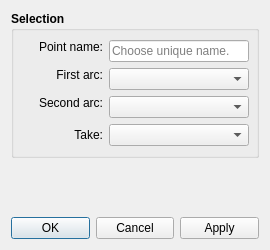
<?xml version="1.0" encoding="UTF-8"?>
<ui version="4.0">
 <class>DialogPointOfIntersectionArcs</class>
 <widget class="QDialog" name="DialogPointOfIntersectionArcs">
  <property name="geometry">
   <rect>
    <x>0</x>
    <y>0</y>
    <width>270</width>
    <height>250</height>
   </rect>
  </property>
  <property name="minimumSize">
   <size>
    <width>270</width>
    <height>0</height>
   </size>
  </property>
  <property name="windowTitle">
   <string>Point - Intersect Arcs</string>
  </property>
  <property name="windowIcon">
   <iconset resource="../../../vmisc/share/resources/icon.qrc">
    <normaloff>:/icon/64x64/icon64x64.png</normaloff>:/icon/64x64/icon64x64.png</iconset>
  </property>
  <layout class="QVBoxLayout" name="verticalLayout">
   <item>
    <widget class="QGroupBox" name="selection_GroupBox">
     <property name="sizePolicy">
      <sizepolicy hsizetype="Expanding" vsizetype="Preferred">
       <horstretch>0</horstretch>
       <verstretch>0</verstretch>
      </sizepolicy>
     </property>
     <property name="font">
      <font>
       <pointsize>9</pointsize>
       <weight>75</weight>
       <bold>true</bold>
      </font>
     </property>
     <property name="title">
      <string>Selection</string>
     </property>
     <layout class="QVBoxLayout" name="verticalLayout_2">
      <item>
       <layout class="QFormLayout" name="formLayout">
        <property name="fieldGrowthPolicy">
         <enum>QFormLayout::ExpandingFieldsGrow</enum>
        </property>
        <item row="0" column="0">
         <widget class="QLabel" name="labelEditNamePoint">
          <property name="sizePolicy">
           <sizepolicy hsizetype="Fixed" vsizetype="Fixed">
            <horstretch>0</horstretch>
            <verstretch>0</verstretch>
           </sizepolicy>
          </property>
          <property name="minimumSize">
           <size>
            <width>80</width>
            <height>0</height>
           </size>
          </property>
          <property name="font">
           <font>
            <weight>50</weight>
            <bold>false</bold>
           </font>
          </property>
          <property name="text">
           <string>Point name:</string>
          </property>
          <property name="alignment">
           <set>Qt::AlignRight|Qt::AlignTrailing|Qt::AlignVCenter</set>
          </property>
         </widget>
        </item>
        <item row="0" column="1">
         <widget class="QLineEdit" name="lineEditNamePoint">
          <property name="minimumSize">
           <size>
            <width>140</width>
            <height>0</height>
           </size>
          </property>
          <property name="font">
           <font>
            <weight>50</weight>
            <bold>false</bold>
           </font>
          </property>
          <property name="toolTip">
           <string>Unique name</string>
          </property>
          <property name="placeholderText">
           <string>Choose unique name.</string>
          </property>
         </widget>
        </item>
        <item row="1" column="0">
         <widget class="QLabel" name="labelArc1">
          <property name="sizePolicy">
           <sizepolicy hsizetype="Fixed" vsizetype="Fixed">
            <horstretch>0</horstretch>
            <verstretch>0</verstretch>
           </sizepolicy>
          </property>
          <property name="minimumSize">
           <size>
            <width>80</width>
            <height>0</height>
           </size>
          </property>
          <property name="font">
           <font>
            <weight>50</weight>
            <bold>false</bold>
           </font>
          </property>
          <property name="text">
           <string>First arc:</string>
          </property>
          <property name="alignment">
           <set>Qt::AlignRight|Qt::AlignTrailing|Qt::AlignVCenter</set>
          </property>
         </widget>
        </item>
        <item row="1" column="1">
         <widget class="QComboBox" name="comboBoxArc1">
          <property name="sizePolicy">
           <sizepolicy hsizetype="Expanding" vsizetype="Fixed">
            <horstretch>0</horstretch>
            <verstretch>0</verstretch>
           </sizepolicy>
          </property>
          <property name="minimumSize">
           <size>
            <width>140</width>
            <height>0</height>
           </size>
          </property>
          <property name="font">
           <font>
            <weight>50</weight>
            <bold>false</bold>
           </font>
          </property>
         </widget>
        </item>
        <item row="2" column="0">
         <widget class="QLabel" name="labelArc2">
          <property name="sizePolicy">
           <sizepolicy hsizetype="Fixed" vsizetype="Fixed">
            <horstretch>0</horstretch>
            <verstretch>0</verstretch>
           </sizepolicy>
          </property>
          <property name="minimumSize">
           <size>
            <width>80</width>
            <height>0</height>
           </size>
          </property>
          <property name="font">
           <font>
            <weight>50</weight>
            <bold>false</bold>
           </font>
          </property>
          <property name="text">
           <string>Second arc:</string>
          </property>
          <property name="alignment">
           <set>Qt::AlignRight|Qt::AlignTrailing|Qt::AlignVCenter</set>
          </property>
         </widget>
        </item>
        <item row="2" column="1">
         <widget class="QComboBox" name="comboBoxArc2">
          <property name="sizePolicy">
           <sizepolicy hsizetype="Expanding" vsizetype="Fixed">
            <horstretch>0</horstretch>
            <verstretch>0</verstretch>
           </sizepolicy>
          </property>
          <property name="minimumSize">
           <size>
            <width>140</width>
            <height>0</height>
           </size>
          </property>
          <property name="font">
           <font>
            <weight>50</weight>
            <bold>false</bold>
           </font>
          </property>
         </widget>
        </item>
        <item row="3" column="0">
         <widget class="QLabel" name="label">
          <property name="minimumSize">
           <size>
            <width>80</width>
            <height>0</height>
           </size>
          </property>
          <property name="font">
           <font>
            <weight>50</weight>
            <bold>false</bold>
           </font>
          </property>
          <property name="text">
           <string>Take:</string>
          </property>
          <property name="alignment">
           <set>Qt::AlignRight|Qt::AlignTrailing|Qt::AlignVCenter</set>
          </property>
         </widget>
        </item>
        <item row="3" column="1">
         <widget class="QComboBox" name="comboBoxResult">
          <property name="sizePolicy">
           <sizepolicy hsizetype="Expanding" vsizetype="Fixed">
            <horstretch>0</horstretch>
            <verstretch>0</verstretch>
           </sizepolicy>
          </property>
          <property name="minimumSize">
           <size>
            <width>140</width>
            <height>0</height>
           </size>
          </property>
          <property name="font">
           <font>
            <weight>50</weight>
            <bold>false</bold>
           </font>
          </property>
         </widget>
        </item>
       </layout>
      </item>
     </layout>
    </widget>
   </item>
   <item>
    <spacer name="verticalSpacer">
     <property name="orientation">
      <enum>Qt::Vertical</enum>
     </property>
     <property name="sizeHint" stdset="0">
      <size>
       <width>20</width>
       <height>40</height>
      </size>
     </property>
    </spacer>
   </item>
   <item>
    <widget class="QDialogButtonBox" name="buttonBox">
     <property name="orientation">
      <enum>Qt::Horizontal</enum>
     </property>
     <property name="standardButtons">
      <set>QDialogButtonBox::Apply|QDialogButtonBox::Cancel|QDialogButtonBox::Ok</set>
     </property>
    </widget>
   </item>
  </layout>
 </widget>
 <resources>
  <include location="../../../vmisc/share/resources/icon.qrc"/>
 </resources>
 <connections>
  <connection>
   <sender>buttonBox</sender>
   <signal>accepted()</signal>
   <receiver>DialogPointOfIntersectionArcs</receiver>
   <slot>accept()</slot>
   <hints>
    <hint type="sourcelabel">
     <x>248</x>
     <y>254</y>
    </hint>
    <hint type="destinationlabel">
     <x>157</x>
     <y>274</y>
    </hint>
   </hints>
  </connection>
  <connection>
   <sender>buttonBox</sender>
   <signal>rejected()</signal>
   <receiver>DialogPointOfIntersectionArcs</receiver>
   <slot>reject()</slot>
   <hints>
    <hint type="sourcelabel">
     <x>316</x>
     <y>260</y>
    </hint>
    <hint type="destinationlabel">
     <x>286</x>
     <y>274</y>
    </hint>
   </hints>
  </connection>
 </connections>
</ui>
